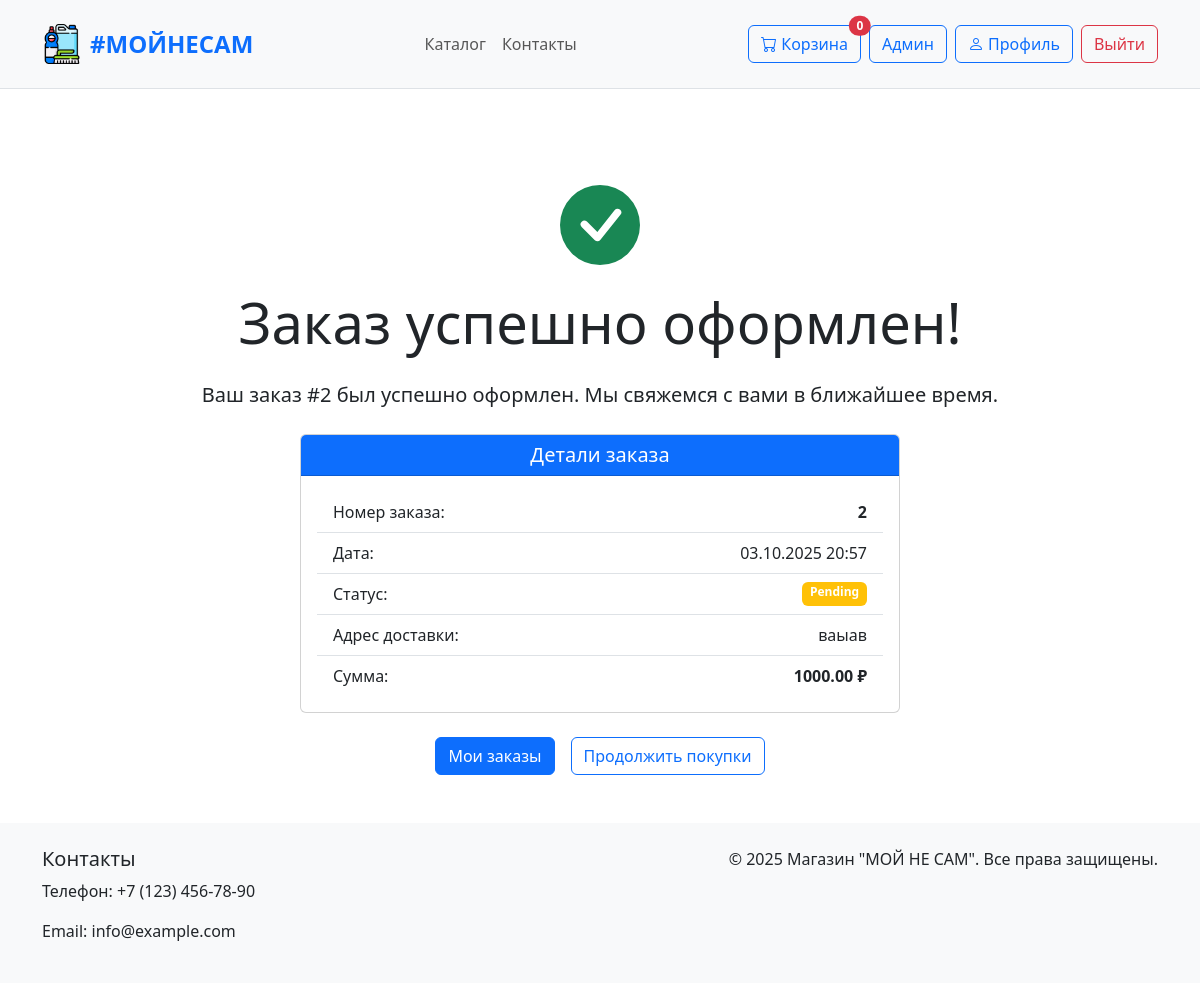
Page /order/success/2/ (signed in) on the committed database.
### front/models.py (models this page shows, shortened)
class CustomUser(AbstractUser):
    first_name = models.CharField(
        _('first name'),
        max_length=150,
        null=True,
        blank=True
    )
    last_name = models.CharField(
        _('last name'),
        max_length=150,
        null=True,
        blank=True
    )
    phone = models.CharField(
        _('phone number'),
        max_length=20,
        blank=True,
        null=True
    )
    address = models.TextField(
        _('address'),
        blank=True
    )
    age = models.IntegerField(
        _('age'),
        null=True,
        blank=True
    )
    birth_date = models.DateField(
        _('birth date'),
        null=True,
        blank=True
    )
    GENDER_CHOICES = [
        ('male', _('Male')),
        ('female', _('Female')),
        ('other', _('Other')),
    ]
    gender = models.CharField(
        _('gender'),
        max_length=10,
        choices=GENDER_CHOICES,
        blank=True
    )
    city = models.CharField(
        _('city'),
        max_length=100,
        blank=True
    )
    country = models.CharField(
        _('country'),
        max_length=100,
        blank=True
    )
    occupation = models.CharField(
        _('occupation'),
        max_length=100,
        blank=True
    )
    avatar = models.ImageField(
        _('avatar'),
        upload_to='avatars/',
        blank=True,
        null=True
    )
    class Meta:
        verbose_name = _('user')
        verbose_name_plural = _('users')

class Order(models.Model):
    ORDER_STATUS_CHOICES = [
        ('pending', _('Pending')),
        ('processing', _('Processing')),
        ('shipped', _('Shipped')),
        ('delivered', _('Delivered')),
        ('cancelled', _('Cancelled')),
    ]
    user = models.ForeignKey(CustomUser, on_delete=models.SET_NULL, related_name='orders', blank=True, null=True)
    status = models.CharField(_('status'), max_length=20, choices=ORDER_STATUS_CHOICES, default='pending', blank=True, null=True)
    created_at = models.DateTimeField(_('created at'), auto_now_add=True)
    shipping_address = models.TextField(_('shipping address'), blank=True, null=True)
    phone = models.CharField(_('phone'), max_length=20, blank=True, null=True)
    email = models.EmailField(_('email'), blank=True, null=True)
    total_amount = models.DecimalField(_('total amount'), max_digits=10, decimal_places=2, blank=True, null=True)
    class Meta:
        verbose_name = _('order')
        verbose_name_plural = _('orders')

### front/views.py (the view)
# urls.py: path('order/success/<int:order_id>/', views.order_success_view, name='order_success'),
@login_required
def order_success_view(request, order_id):
    order = get_object_or_404(Order, id=order_id, user=request.user)
    context = {
        'order': order
    }
    return render(request, 'pages/order_success.html', context)

### front/templates/pages/order_success.html (shortened to what this page needs)
{% extends 'base.html' %}
{% block content %}
<div class="text-center py-5">
    <div class="mb-4">
    </div>
    <h1 class="display-4 mb-4">Заказ успешно оформлен!</h1>
    <p class="lead mb-4">Ваш заказ #{{ order.id }} был успешно оформлен. Мы свяжемся с вами в ближайшее время.</p>
    <div class="card mb-4 mx-auto" style="max-width: 600px;">
        <div class="card-header bg-primary text-white">
            <h5 class="mb-0">Детали заказа</h5>
        </div>
        <div class="card-body">
            <ul class="list-group list-group-flush">
                <li class="list-group-item d-flex justify-content-between">
                    <span>Номер заказа:</span>
                    <span class="fw-bold">{{ order.id }}</span>
                </li>
                <li class="list-group-item d-flex justify-content-between">
                    <span>Дата:</span>
                    <span>{{ order.created_at|date:"d.m.Y H:i" }}</span>
                </li>
                <li class="list-group-item d-flex justify-content-between">
                    <span>Статус:</span>
                    <span class="badge bg-warning">{{ order.get_status_display }}</span>
                </li>
                <li class="list-group-item d-flex justify-content-between">
                    <span>Адрес доставки:</span>
                    <span>{{ order.shipping_address }}</span>
                </li>
                <li class="list-group-item d-flex justify-content-between">
                    <span>Сумма:</span>
                    <span class="fw-bold">{{ order.total_amount }} ₽</span>
                </li>
            </ul>
        </div>
    </div>
    <div class="d-flex justify-content-center gap-3">
        <a href="{% url 'orders' %}" class="btn btn-primary">Мои заказы</a>
        <a href="{% url 'catalog' %}" class="btn btn-outline-primary">Продолжить покупки</a>
    </div>
</div>
{% endblock %}

### front/templates/components/header.html (shortened to what this page needs)
{% load static %}
<header class="bg-light py-3 mb-4 border-bottom">
    <div class="container">
        <div class="d-flex justify-content-between align-items-center">
            <a href="{% url "main_page" %}" class="d-flex align-items-center text-decoration-none">
                <img src="{% static 'images/logo.png' %}" alt="Логотип" class="me-2" style="max-height: 40px;">
                <span class="fs-4 fw-bold text-primary">#МОЙНЕСАМ</span>
            </a>
            <nav class="navbar navbar-expand-lg navbar-light">
                <div class="collapse navbar-collapse" id="navbarNav">
                    <ul class="navbar-nav me-auto mb-2 mb-lg-0">
                        <li class="nav-item">
                            <a class="nav-link" href="{% url 'catalog' %}">Каталог</a>
                        </li>
                        <li class="nav-item">
                            <a class="nav-link" href="{% url 'contacts' %}">Контакты</a>
                        </li>
                    </ul>
                </div>
            </nav>
            <div class="d-flex align-items-center">
                {% if request.user.is_authenticated %}
                    <a href="{% url 'cart' %}" class="btn btn-outline-primary me-2 position-relative">
                        <i class="bi bi-cart"></i> Корзина
                        <span class="position-absolute top-0 start-100 translate-middle badge rounded-pill bg-danger">
                            {{ request.user.cart_items.count }}
                        </span>
                    </a>
                    {% if request.user.is_superuser %}
                    <a href="{% url "admin:index" %}" target="_blank" class="btn btn-outline-primary me-2">Админ</a>
                    {% endif %}
                    <a href="{% url 'profile' %}" class="btn btn-outline-primary me-2">
                        <i class="bi bi-person"></i>
                        {% if user.first_name %}
                            {{ user.first_name }}
                        {% else %}
                            Профиль
                        {% endif %}
                    </a>
                    <form action="{% url 'logout' %}" method="post" class="d-inline">
                        <button type="submit" class="btn btn-outline-danger">Выйти</button>
                    </form>
                {% else %}
                    <a href="{% url "register" %}" class="btn btn-outline-primary me-2">Регистрация</a>
                    <a href="{% url "login" %}" class="btn btn-primary">Войти</a>
                {% endif %}
            </div>
        </div>
    </div>
</header>

### front/static/styles.css (style rules this page uses)
:root { --primary-color: #0d6efd; --primary-hover-color: #0b5ed7; --secondary-color: #6c757d; --success-color: #198754; --info-color: #0dcaf0; --warning-color: #ffc107; --danger-color: #dc3545; --light-color: #f8f9fa; --dark-color: #212529; --primary-light-color: #cfe2ff; --secondary-light-color: #e2e3e5; --success-light-color: #d1e7dd; --info-light-color: #cff4fc; --warning-light-color: #fff3cd; --danger-light-color: #f8d7da; --text-color: #212529; --text-muted-color: #6c757d; --text-white-color: #ffffff; --bg-white-color: #ffffff; --bg-light-color: #f8f9fa; --bg-dark-color: #212529; --border-color: #dee2e6; }
html, body { height: 100%; }
body { display: flex; flex-direction: column; min-height: 100vh; }
.bg-primary { background-color: var(--primary-color) !important; }
.bg-warning { background-color: var(--warning-color) !important; }
.bg-danger { background-color: var(--danger-color) !important; }
.bg-light { background-color: var(--light-color) !important; }
.text-primary { color: var(--primary-color) !important; }
.text-success { color: var(--success-color) !important; }
.btn-primary { background-color: var(--primary-color); border-color: var(--primary-color); }
.btn-outline-primary { color: var(--primary-color); border-color: var(--primary-color); }
.btn-outline-danger { color: var(--danger-color); border-color: var(--danger-color); }
.card-header.bg-primary { background-color: var(--primary-color) !important; }
.border-bottom { border-bottom-color: var(--border-color) !important; }
a { text-decoration: none; color: black; }
header { display: flex; align-items: center; justify-content: space-around; padding: 1vw; background-color: var(--brand); color: var(--onBrandText); }

### rows in the picture
CustomUser: user.cart_items.count "0"
Order: id "2", created_at "03.10.2025 20:57", status "Pending", shipping_address "ваыав", total_amount "1000.00"
